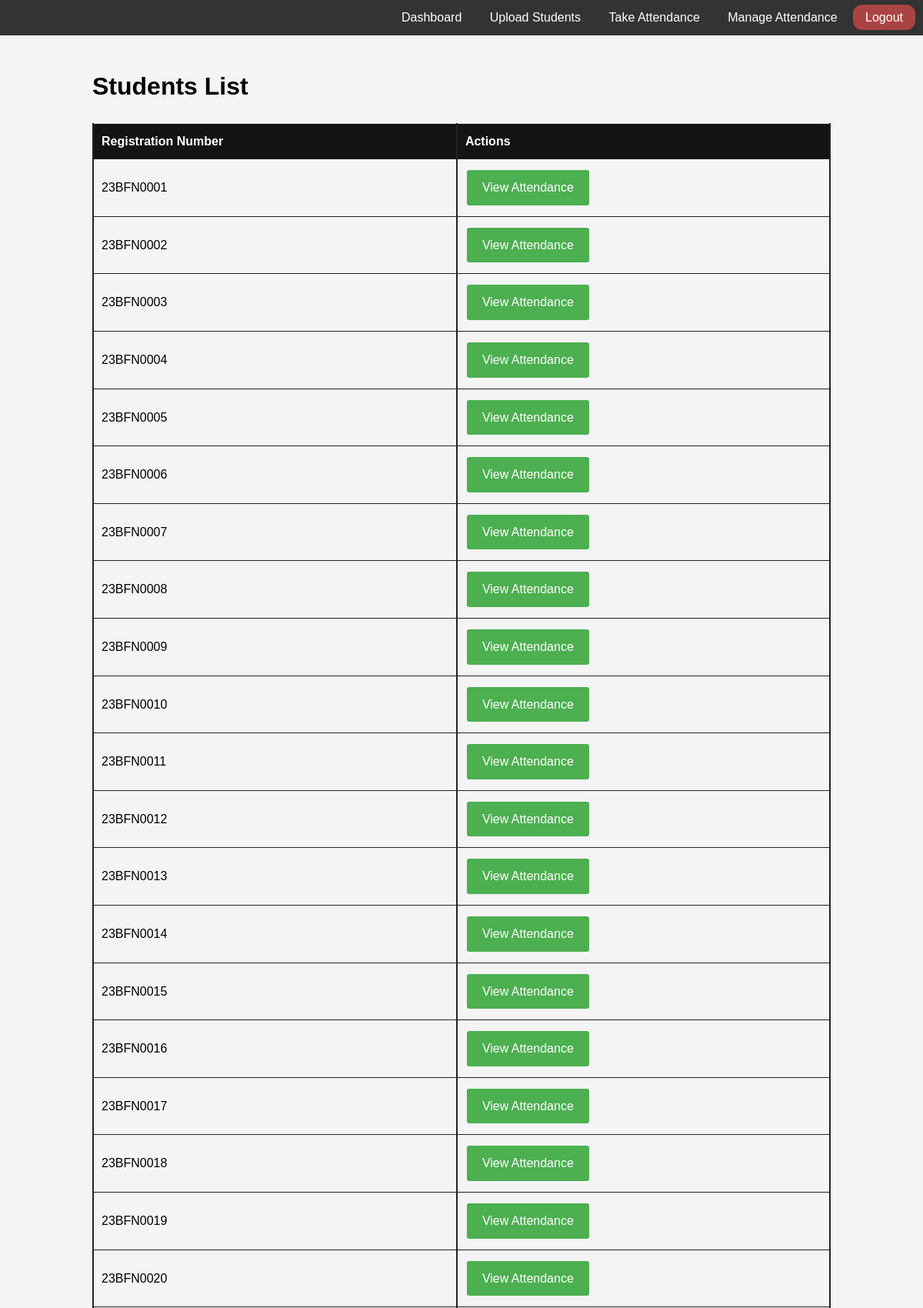
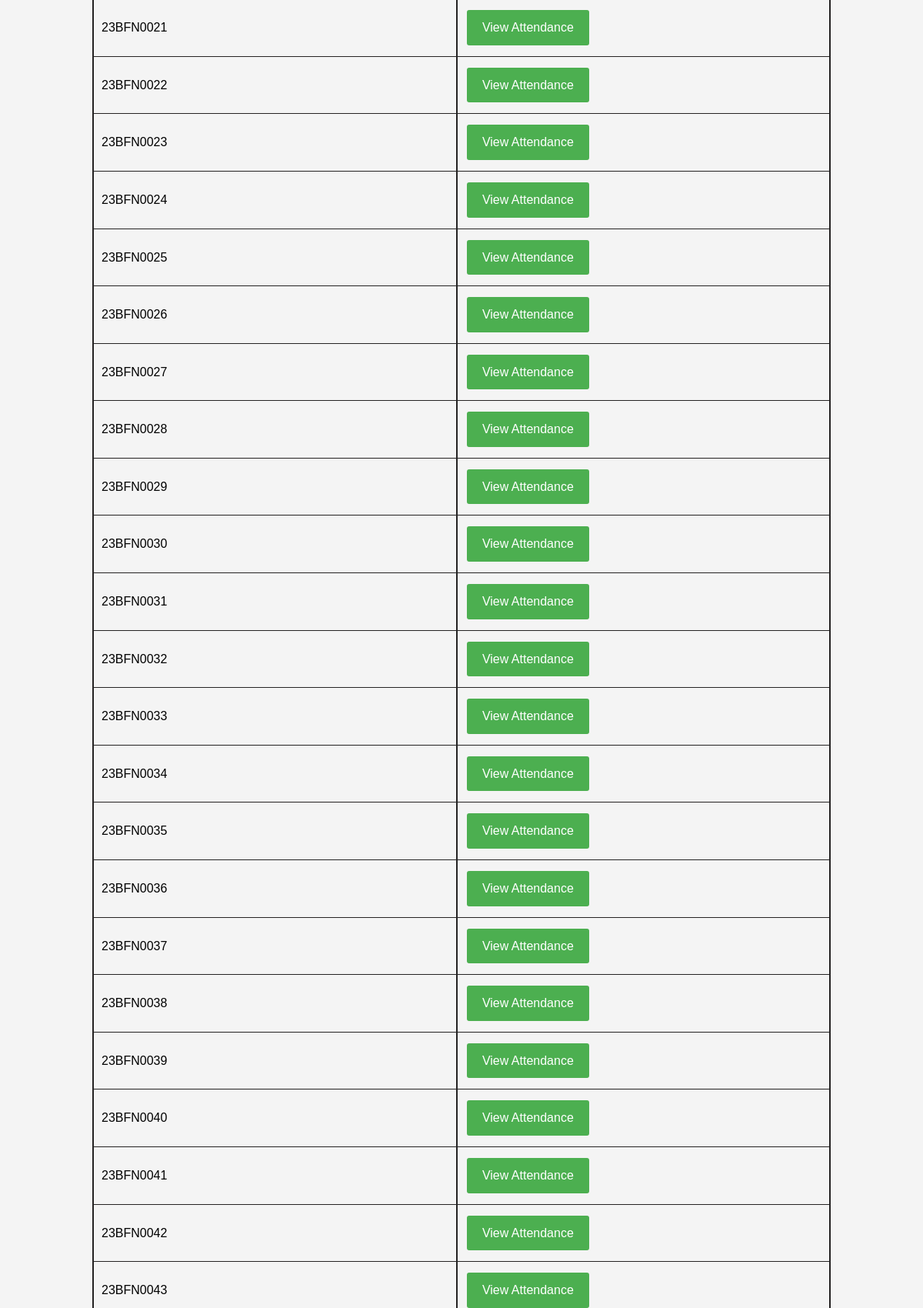
Screenshot of /dashboard (signed in, upper part) with the database file from the repository (2 pictures, top to bottom).
### tables this page shows
CREATE TABLE student (
        id INTEGER PRIMARY KEY AUTOINCREMENT,
        Reg_no TEXT UNIQUE NOT NULL
    );

### app.py (the view)
    def wrapper(*args, **kwargs):
        if 'user_id' not in session:
            flash('Please login to access this page', 'error')
            return redirect(url_for('login'))
        return f(*args, **kwargs)

### app.py (called while the page is built)
def get_db():
    conn = sqlite3.connect(db)
    conn.row_factory = sqlite3.Row
    return conn

def login_required(f):
    def wrapper(*args, **kwargs):
        if 'user_id' not in session:
            flash('Please login to access this page', 'error')
            return redirect(url_for('login'))
        return f(*args, **kwargs)
    wrapper.__name__ = f.__name__
    return wrapper

@app.route('/dashboard')
@login_required
def dashboard():
    conn = get_db()
    cursor = conn.cursor()
    cursor.execute('SELECT * FROM student')
    students = cursor.fetchall()
    conn.close()
    return render_template('class_details.html',students=students)

### templates/class_details.html (shortened to what this page needs)
{% extends "base.html" %}
{% block content %}
<h1>Students List</h1>
<table>
    <thead>
        <tr>
            <th>Registration Number</th>
            <th>Actions</th>
        </tr>
    </thead>
    <tbody>
        {% for student in students %}
        <tr>
            <td>{{ student.Reg_no }}</td>
            <td>
                <a href="{{ url_for('attendance_report', reg_no=student.Reg_no) }}" class="btn">View Attendance</a>
            </td>
        </tr>
        {% endfor %}
    </tbody>
</table>
{% endblock %}

### templates/base.html (shortened to what this page needs)
<!DOCTYPE html>
<html lang="en">
<head>
</head>
<body>
    <div class="navbar">
        {% if 'user_id' in session %}
            <a href="{{ url_for('dashboard') }}">Dashboard</a>
            <a href="{{ url_for('upload_csv') }}">Upload Students</a>
            <a href="{{ url_for('take_attendance') }}">Take Attendance</a>
            <a class="nav-link" href="{{ url_for('attendance_dates') }}"> Manage Attendance
                </a>
            <a href="{{ url_for('logout') }}" style="background-color: #a94442; border-radius: 12px;">Logout</a>
        {% endif %}
    </div>
    <div class="container">
        {% block content %}{% endblock %}
    </div>
</body>
</html>

### templates/base.html (style rules this page uses)
body { font-family: Arial, sans-serif; line-height: 1.6; margin: 0; padding: 0; background-color: #f4f4f4; }
.container { width: 80%; margin: auto; overflow: hidden; padding: 20px; }
.navbar { background-color: #333; color: #fff; padding: 10px; text-align: right; }
.navbar a { color: #fff; text-decoration: none; padding: 8px 16px; transition: background 0.3s; }
table { width: 100%; border-collapse: collapse; margin-top: 20px; }
table, th, td { border: 1px solid #ddd; }
th, td { padding: 10px; text-align: left; }
.btn { display: inline-block; background-color: #333; color: #fff; padding: 10px 15px; text-decoration: none; border-radius: 3px; margin: 10px 0; }

### templates/class_details.html (style rules this page uses)
table { width: 100%; border-collapse: collapse; }
th, td { padding: 10px; text-align: left; border-bottom: 1px solid #242222; border-left: 2px solid #242222; border-right: 2px solid #242222; }
th { background-color: #161313; color: white; }
.btn { background-color: #4CAF50; color: white; padding: 10px 20px; text-align: center; text-decoration: none; display: inline-block; margin: 4px 2px; cursor: pointer; }

### rows the page displays
student: Reg_no "23BFN0001"
student: Reg_no "23BFN0002"
student: Reg_no "23BFN0003"
student: Reg_no "23BFN0004"
student: Reg_no "23BFN0005"
student: Reg_no "23BFN0006"
student: Reg_no "23BFN0007"
student: Reg_no "23BFN0008"
student: Reg_no "23BFN0009"
student: Reg_no "23BFN0010"
student: Reg_no "23BFN0011"
student: Reg_no "23BFN0012"
student: Reg_no "23BFN0013"
student: Reg_no "23BFN0014"
student: Reg_no "23BFN0015"
student: Reg_no "23BFN0016"
student: Reg_no "23BFN0017"
student: Reg_no "23BFN0018"
student: Reg_no "23BFN0019"
student: Reg_no "23BFN0020"
student: Reg_no "23BFN0021"
student: Reg_no "23BFN0022"
student: Reg_no "23BFN0023"
student: Reg_no "23BFN0024"
student: Reg_no "23BFN0025"
student: Reg_no "23BFN0026"
student: Reg_no "23BFN0027"
student: Reg_no "23BFN0028"
student: Reg_no "23BFN0029"
student: Reg_no "23BFN0030"
student: Reg_no "23BFN0031"
student: Reg_no "23BFN0032"
student: Reg_no "23BFN0033"
student: Reg_no "23BFN0034"
student: Reg_no "23BFN0035"
student: Reg_no "23BFN0036"
student: Reg_no "23BFN0037"
student: Reg_no "23BFN0038"
student: Reg_no "23BFN0039"
student: Reg_no "23BFN0040"
student: Reg_no "23BFN0041"
student: Reg_no "23BFN0042"
student: Reg_no "23BFN0043"
